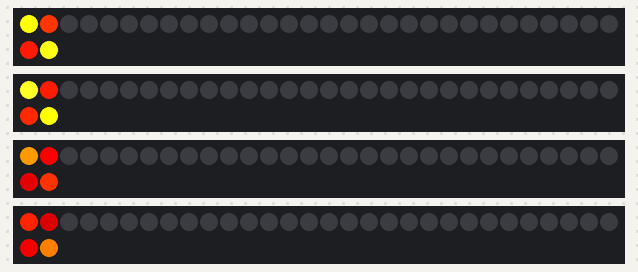
Simulated run of this sketch. Board: Arduino Uno, built with avr-gcc and run on an emulated ATmega328P. Parts: 4 × 32 RGB LEDs in strip order, left to right, continuing on the next row.

Above: at 0.18 s.
At 5.03 s:
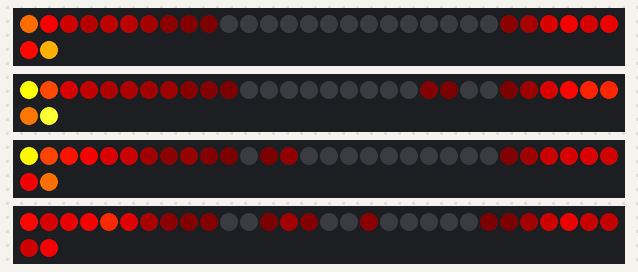
At 9.87 s:
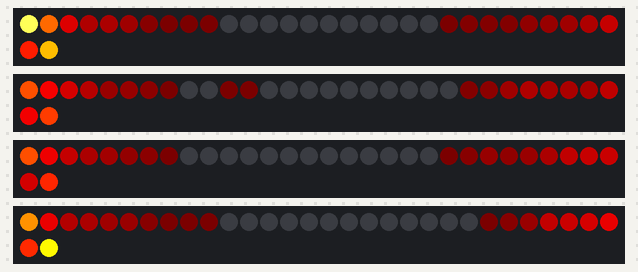
At 19.88 s:
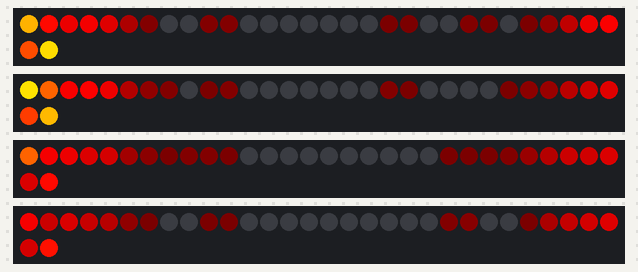
At 29.56 s:
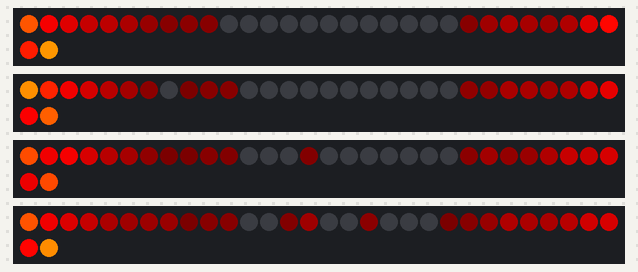
At 39.58 s:
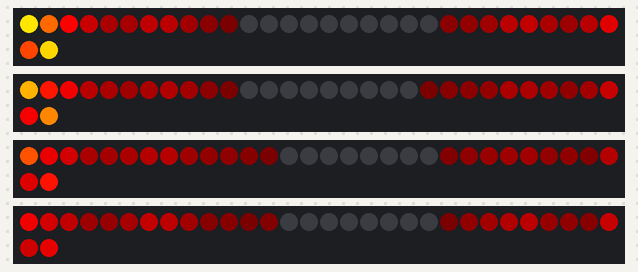

The sketch:

Fire_Demo_HST_LED_Art.ino
```cpp
/*

  FastLED Fire 2018 by Stefan Petrick

  The visual effect highly depends on the framerate.
  In the Youtube video it runs at arround 70 fps.
  https://www.youtube.com/watch?v=SWMu-a9pbyk

  The heatmap movement is independent from the framerate.
  The actual scaling operation is not.
  Check out the code for further comments about the interesting parts

*/

#include "FastLED.h"
#define COLOR_ORDER GRB
#define CHIPSET WS2811

uint8_t Width  = 8;
uint8_t Height = 16;
uint8_t CentreX =  (Width / 2) - 1;
uint8_t CentreY = (Height / 2) - 1;

#define NUM_LEDS      128
#define BRIGHTNESS    255
CRGB leds[NUM_LEDS];

const uint8_t m_leds[128] = {
	111, 112, 79, 80, 47, 48, 15, 16,
	110, 113, 78, 81, 46, 49, 14, 17,
	109, 77, 114, 45, 82, 13, 50, 18,
	108, 76, 115, 44, 83, 12, 51, 19,
	75, 107, 43, 116, 11, 84, 20, 52,
	74, 106, 42, 117, 10, 85, 21, 53,
	73, 41, 105, 9, 118, 22, 86, 54,
	72, 40, 104, 8, 119, 23, 87, 55,
	39, 71, 7, 103, 24, 120, 56, 88,
	38, 70, 6, 102, 25, 121, 57, 89,
	37, 5, 69, 26, 101, 58, 122, 90,
	36, 4, 68, 27, 100, 59, 123, 91,
	3, 35, 28, 67, 60, 99, 92, 124,
	2, 34, 29, 66, 61, 98, 93, 125,
	1, 30, 33, 62, 65, 94, 97, 126,
	0, 31, 32, 63, 64, 95, 96, 127
};

// control parameters for the noise array

uint32_t x;
uint32_t y;
uint32_t z;
uint32_t scale_x;
uint32_t scale_y;

// storage for the noise data
// adjust the size to suit your setup
uint8_t noise[8][16];

// heatmap data with the size matrix width * height
uint8_t heat[128];

// the color palette
CRGBPalette16 Pal;

// check the Serial Monitor for fps rate
void show_fps() {
  EVERY_N_MILLIS(100) {
    Serial.println(LEDS.getFPS());
  }
}

// this finds the right index within a serpentine matrix
uint16_t XY( uint8_t x, uint8_t y) {
  uint16_t i;
  i = m_leds[y * 8 + x];
  return i;
}


// here we go
void Fire2018() {

  // get one noise value out of a moving noise space
  uint16_t ctrl1 = inoise16(11 * millis(), 0, 0);
  // get another one
  uint16_t ctrl2 = inoise16(13 * millis(), 100000, 100000);
  // average of both to get a more unpredictable curve
  uint16_t  ctrl = ((ctrl1 + ctrl2) / 2);

  // this factor defines the general speed of the heatmap movement
  // high value = high speed
  //uint8_t speed = 27;
  uint8_t speed = 32;

  // here we define the impact of the wind
  // high factor = a lot of movement to the sides
  x = 3 * ctrl * speed;

  // this is the speed of the upstream itself
  // high factor = fast movement
  y = 15 * millis() * speed;

  // just for ever changing patterns we move through z as well
  z = 3 * millis() * speed ;

  // ...and dynamically scale the complete heatmap for some changes in the
  // size of the heatspots.
  // The speed of change is influenced by the factors in the calculation of ctrl1 & 2 above.
  // The divisor sets the impact of the size-scaling.
  scale_x = ctrl1 / 2;
  scale_y = ctrl2 / 2;

  // Calculate the noise array based on the control parameters.
  uint8_t layer = 0;
  for (uint8_t i = 0; i < Width; i++) {
    uint32_t ioffset = scale_x * (i - CentreX);
    for (uint8_t j = 0; j < Height; j++) {
      uint32_t joffset = scale_y * (j - CentreY);
      uint16_t data = ((inoise16(x + ioffset, y + joffset, z)) + 1);
      noise[i][j] = data >> 8;
    }
  }


  // Draw the first (lowest) line - seed the fire.
  // It could be random pixels or anything else as well.
  for (uint8_t x = 0; x < Width; x++) {
    // draw
    leds[XY(x, Height-1)] = ColorFromPalette( Pal, noise[x][0]);
    // and fill the lowest line of the heatmap, too
    heat[XY(x, Height-1)] = noise[x][0];
  }

  // Copy the heatmap one line up for the scrolling.
  for (uint8_t y = 0; y < Height - 1; y++) {
    for (uint8_t x = 0; x < Width; x++) {
      heat[XY(x, y)] = heat[XY(x, y + 1)];
    }
  }

  // Scale the heatmap values down based on the independent scrolling noise array.
  for (uint8_t y = 0; y < Height - 1; y++) {
    for (uint8_t x = 0; x < Width; x++) {

      // get data from the calculated noise field
      uint8_t dim = noise[x][y];

      // This number is critical
      // If it´s to low (like 1.1) the fire dosn´t go up far enough.
      // If it´s to high (like 3) the fire goes up too high.
      // It depends on the framerate which number is best.
      // If the number is not right you loose the uplifting fire clouds
      // which seperate themself while rising up.
      dim = dim / 1.4;

      dim = 255 - dim;

      // here happens the scaling of the heatmap
      heat[XY(x, y)] = scale8(heat[XY(x, y)] , dim);
    }
  }

  // Now just map the colors based on the heatmap.
  for (uint8_t y = 0; y < Height - 1; y++) {
    for (uint8_t x = 0; x < Width; x++) {
      leds[XY(x, y)] = ColorFromPalette( Pal, heat[XY(x, y)]);
    }
  }

  // Done. Bring it on!
  FastLED.show();

  // I hate this delay but with 8 bit scaling there is no way arround.
  // If the framerate gets too high the frame by frame scaling doesn´s work anymore.
  // Basically it does but it´s impossible to see then...

  // If you change the framerate here you need to adjust the
  // y speed and the dim divisor, too.
  delay(10);

}


void setup() {
  Serial.begin(115200);
  FastLED.addLeds<CHIPSET, 5, COLOR_ORDER>(leds, 0, 32).setCorrection( TypicalLEDStrip );
  FastLED.addLeds<CHIPSET, 4, COLOR_ORDER>(leds, 32, 32).setCorrection( TypicalLEDStrip );
  FastLED.addLeds<CHIPSET, 3, COLOR_ORDER>(leds, 64, 32).setCorrection( TypicalLEDStrip );
  FastLED.addLeds<CHIPSET, 2, COLOR_ORDER>(leds, 96, 32).setCorrection( TypicalLEDStrip );
  FastLED.setBrightness(BRIGHTNESS);
  FastLED.setDither(DISABLE_DITHER);
  Pal = HeatColors_p;
}

void loop() {
  Fire2018();
  //show_fps();
}
```
